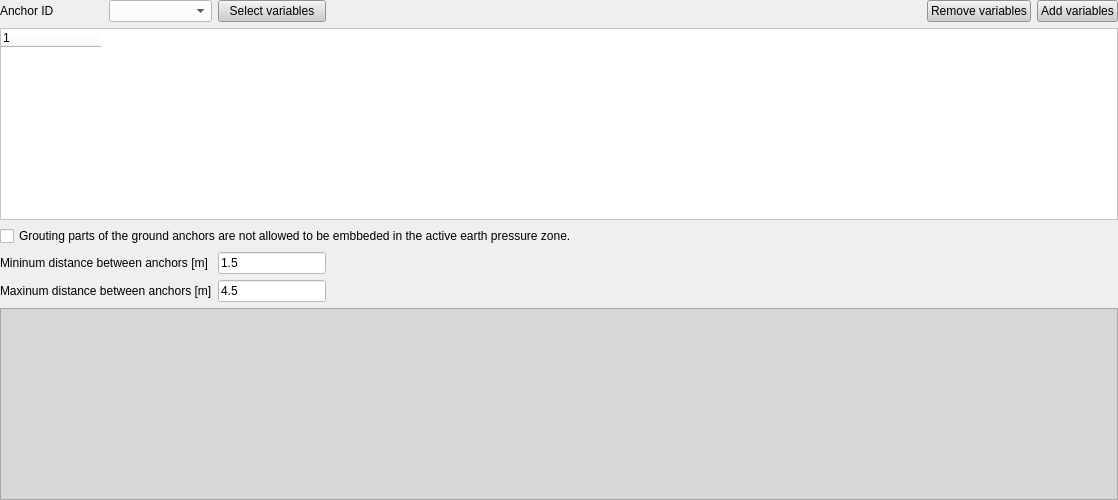
                   <widget class="QWidget" name="tab_33">
                    <attribute name="title">
                     <string>Ground anchors</string>
                    </attribute>
                    <layout class="QGridLayout" name="gridLayout_47">
                     <property name="leftMargin">
                      <number>0</number>
                     </property>
                     <property name="topMargin">
                      <number>0</number>
                     </property>
                     <property name="rightMargin">
                      <number>0</number>
                     </property>
                     <property name="bottomMargin">
                      <number>0</number>
                     </property>
                     <item row="0" column="2">
                      <widget class="QPushButton" name="pushButton_93">
                       <property name="styleSheet">
                        <string notr="true">background-color: rgb(205, 205, 205);</string>
                       </property>
                       <property name="text">
                        <string>Select variables</string>
                       </property>
                      </widget>
                     </item>
                     <item row="0" column="4">
                      <spacer name="horizontalSpacer_47">
                       <property name="orientation">
                        <enum>Qt::Horizontal</enum>
                       </property>
                       <property name="sizeHint" stdset="0">
                        <size>
                         <width>583</width>
                         <height>20</height>
                        </size>
                       </property>
                      </spacer>
                     </item>
                     <item row="0" column="6">
                      <widget class="QPushButton" name="pushButton_98">
                       <property name="styleSheet">
                        <string notr="true">background-color: rgb(205, 205, 205);</string>
                       </property>
                       <property name="text">
                        <string>Add variables</string>
                       </property>
                      </widget>
                     </item>
                     <item row="0" column="1">
                      <widget class="QComboBox" name="comboBox_34">
                       <property name="styleSheet">
                        <string notr="true">background-color: rgb(255, 255, 255);</string>
                       </property>
                      </widget>
                     </item>
                     <item row="0" column="5">
                      <widget class="QPushButton" name="pushButton_99">
                       <property name="styleSheet">
                        <string notr="true">background-color: rgb(205, 205, 205);</string>
                       </property>
                       <property name="text">
                        <string>Remove variables</string>
                       </property>
                      </widget>
                     </item>
                     <item row="1" column="0" colspan="7">
                      <widget class="QTreeWidget" name="treeWidget_4">
                       <property name="styleSheet">
                        <string notr="true">background-color: rgb(255, 255, 255);</string>
                       </property>
                       <attribute name="headerDefaultSectionSize">
                        <number>120</number>
                       </attribute>
                       <attribute name="headerStretchLastSection">
                        <bool>false</bool>
                       </attribute>
                       <column>
                        <property name="text">
                         <string notr="true">1</string>
                        </property>
                       </column>
                      </widget>
                     </item>
                     <item row="5" column="0" colspan="7">
                      <widget class="QTableWidget" name="tableWidget_17">
                       <property name="styleSheet">
                        <string notr="true">background-color: rgb(215, 215, 215);</string>
                       </property>
                       <attribute name="horizontalHeaderVisible">
                        <bool>false</bool>
                       </attribute>
                       <attribute name="horizontalHeaderDefaultSectionSize">
                        <number>120</number>
                       </attribute>
                       <attribute name="verticalHeaderVisible">
                        <bool>false</bool>
                       </attribute>
                      </widget>
                     </item>
                     <item row="2" column="0" colspan="7">
                      <widget class="QCheckBox" name="checkBox_11">
                       <property name="text">
                        <string>Grouting parts of the ground anchors are not allowed to be embbeded in the active earth pressure zone.</string>
                       </property>
                      </widget>
                     </item>
                     <item row="0" column="0">
                      <widget class="QLabel" name="label_102">
                       <property name="text">
                        <string>Anchor ID</string>
                       </property>
                      </widget>
                     </item>
                     <item row="4" column="0" colspan="2">
                      <widget class="QLabel" name="label_107">
                       <property name="text">
                        <string>Maxinum distance between anchors [m]</string>
                       </property>
                      </widget>
                     </item>
                     <item row="3" column="0" colspan="2">
                      <widget class="QLabel" name="label_99">
                       <property name="text">
                        <string>Mininum distance between anchors [m]</string>
                       </property>
                      </widget>
                     </item>
                     <item row="3" column="2">
                      <widget class="QLineEdit" name="lineEdit_56">
                       <property name="styleSheet">
                        <string notr="true">background-color: rgb(255, 255, 255);</string>
                       </property>
                       <property name="text">
                        <string>1.5</string>
                       </property>
                      </widget>
                     </item>
                     <item row="4" column="2">
                      <widget class="QLineEdit" name="lineEdit_61">
                       <property name="styleSheet">
                        <string notr="true">background-color: rgb(255, 255, 255);</string>
                       </property>
                       <property name="text">
                        <string>4.5</string>
                       </property>
                      </widget>
                     </item>
                    </layout>
                   </widget>
